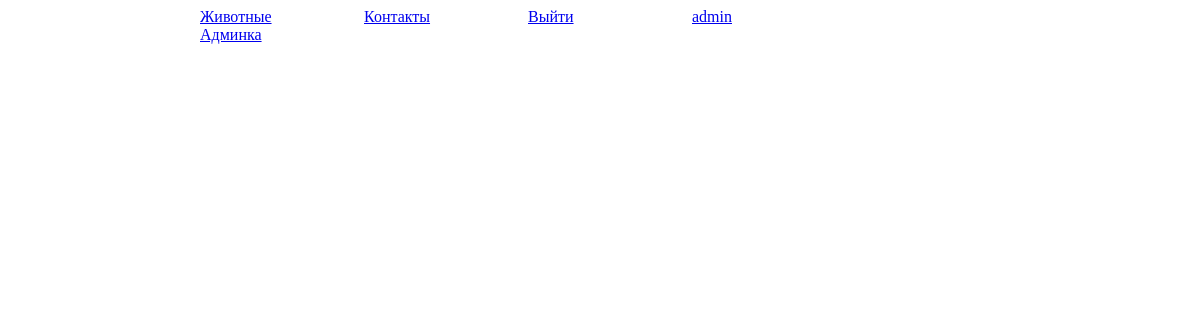
Before: /basket/ (signed in) with the older database file.
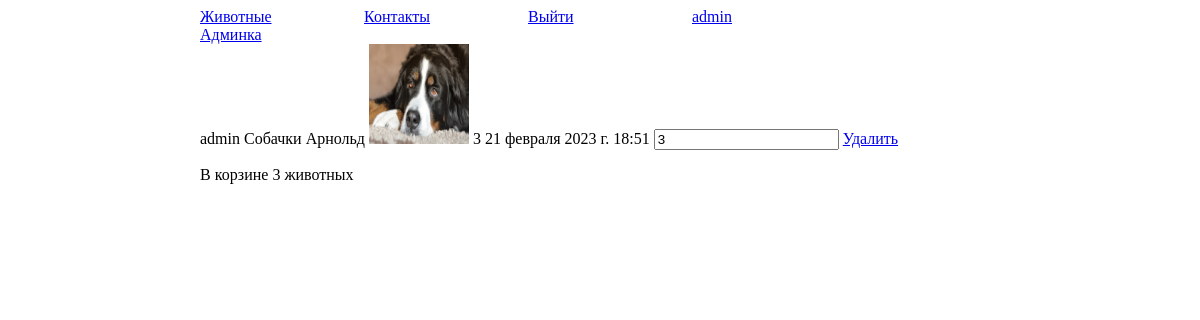
After: the same page with the newer database file.
### basketapp/models.py (models this page shows, shortened)
class Basket(models.Model):
    user = models.ForeignKey(settings.AUTH_USER_MODEL, on_delete=models.CASCADE, verbose_name='Чья корзина')
    animal = models.ForeignKey(Animal, on_delete=models.CASCADE, verbose_name='Кого забирают')
    quantity = models.PositiveSmallIntegerField(default=0, verbose_name='Сколько животных')
    add_time = models.DateTimeField(verbose_name='Когда забрали', auto_now_add=True)
    @property
    def total_quantity(self):
        _items = Basket.objects.filter(user=self.user)
        full_quantity = sum(list(map(lambda x: x.quantity, _items)))
        return full_quantity

### authapp/models.py (models this page shows)
class User(AbstractUser):
    avatar = models.ImageField(upload_to="personal_avatar", blank=True, verbose_name="Фотография")
    age = models.PositiveSmallIntegerField(null=True, blank=True, verbose_name="Возраст")
    address = models.CharField(max_length=150, blank=True, verbose_name="Адрес")
    is_active = models.BooleanField(verbose_name='Заблокировани/не заблокировани', default=True)
    def __str__(self):
        return f"{self.username}"

### mainapp/models.py (models this page shows)
class Animal(models.Model):
    type = models.ForeignKey(TypeOfAnimal, on_delete=models.CASCADE, verbose_name="Вид животного")
    name = models.CharField(max_length=30, verbose_name="Имя")
    age = models.PositiveSmallIntegerField(verbose_name="Примерный возраст", blank=True)
    avatar = models.ImageField(upload_to="animal_account", verbose_name="Аватарка")
    short_description = models.CharField(max_length=70, verbose_name="Краткое описание")
    description = models.TextField(verbose_name="Описание", blank=True)
    date_entrance = models.DateTimeField(auto_created=True, verbose_name="Дата поступления", default=datetime.now())
    is_active = models.BooleanField(verbose_name='Доступен', default=True)
    taken_home = models.DateTimeField(
        blank=True,
        null=True,
        verbose_name="Забрали домой",
    )
    def __str__(self):
        return f"{self.type} {self.name}"

class TypeOfAnimal(models.Model):
    title = models.CharField(max_length=30, verbose_name="Вид животного")
    is_active = models.BooleanField(verbose_name='Доступен', default=True)
    def __str__(self):
        return f"{self.title}"

### basketapp/views.py (the view)
# urls.py: path('', basket_show, name='basket_show'),
@login_required
def basket_show(request):
    basket_list = Basket.objects.filter(user=request.user)
    title = 'Корзина'
    media_url = settings.MEDIA_URL
    context = {
        'basket_list': basket_list,
        'title': title,
        'media_url': media_url
    }
    return render(request, 'basketapp/basket.html', context)

### basketapp/templates/basketapp/basket.html
{% extends 'mainapp/base.html' %}
{% load static %}
{% block content %}
<div class="basket_list">
    {% include 'basketapp/includes/inc_basket.html' %}
</div>
{% endblock content %}

### basketapp/templates/basketapp/includes/inc_basket.html
{% for basket in basket_list %}
<div class="basket>">
    {{basket.user}}
    {{basket.animal}}
    <img class="avatar" src="{{media_url}}{{basket.animal.avatar}}">
    {{basket.quantity}}
    {{basket.add_time}}
    <input type="number" name="{{basket.pk}}" min="0" value="{{basket.quantity}}">
    <a href="{% url 'basketapp:basket_delete' basket.pk%}">Удалить</a>
</div>
    {% if basket_list.0.total_quantity > 0 %}
        <p>В корзине {{basket_list.0.total_quantity}} животных</p>
    {% else %}
        <p>Корзина пуста</p>
    {% endif %}
{% endfor %}

Changed rows visible on the page:
added Basket: user "admin", animal "Собачки Арнольд", animal.avatar (picture), quantity "3", add_time "21 февраля 2023 г. 18:51", user+quantity "3"
